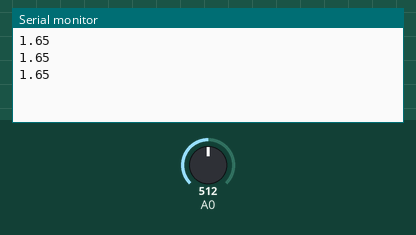
The sketch below on a simulated Arduino Uno, built with avr-gcc and run on an emulated ATmega328P. Shown: the last lines printed to the serial monitor. Inputs (shaded band) come from the test bench; at power-on: A0 = 512.

Above: at 1.3 s.
1.4 s: A0 set to 716
At 1.9 s:
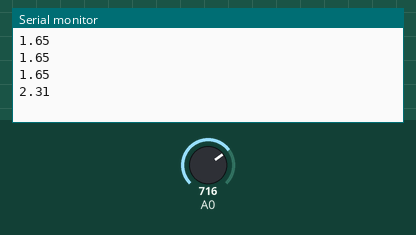
2.9 s: A0 set to 900
At 3.4 s:
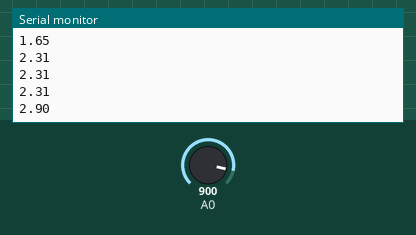
Timing chart, 0 to 5.9 s (numbered marks = the images above; inputs shaded):
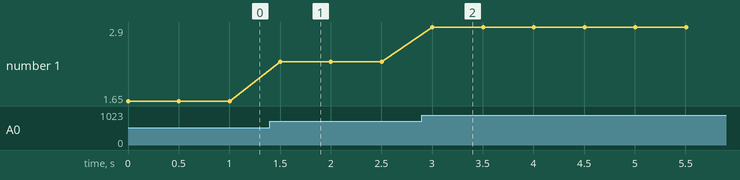

The sketch:

D_AnalogRead.ino
```cpp
void setup() {
  Serial.begin(9600);
}

void loop() {
  int adc=analogRead(A0);
  Serial.println(3.3*adc/1023);
  delay(500);
}

//TODO
  // 1.	What happens if the input is not connected?
  // 2.	What output value is produced when A1 is connected to GND?
  // 3.	What output value is produced when A1 is connected to VCC?
  // 4.	Connect the resistor thermistor (20 KOhm)
  //   a.	Calculate the resistance of the thermistor
  //   b.	Calculate the temperature with a polynomial


/* References
    https://www.arduino.cc/reference/en/language/functions/analog-io/analogread/
*/
```

Measured:
- after the input at 1.4 s, the serial monitor: prints a new line after 0.10 s (image 1)
- after the input at 2.9 s, the serial monitor: prints a new line after 0.10 s (image 2)
- plotted number 1: 1.65 → 2.31 after the input at 1.4 s, 2.31 → 2.9 after the input at 2.9 s
